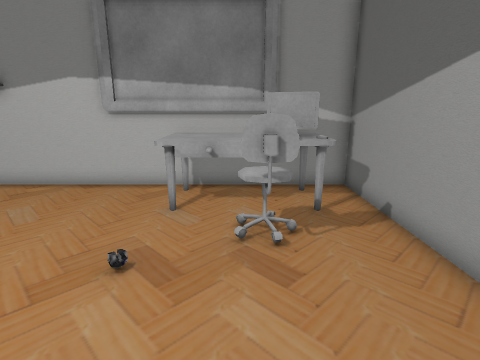
[1] (above)

16 first-person views from a walk through a scene from a Unity 3-D project. The camera is 1.5 m above the floor, tilts 14° down and sees 80° across. The floor is counted in squares, 0.5 m on a side. Each view is taken from the middle of a square. On the plan, view 1 faces up. The plan holds only what a view shows up to about 20 squares ahead; the rest is blank.

[2]
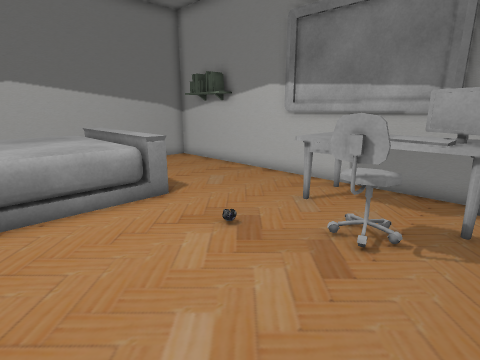

[3]
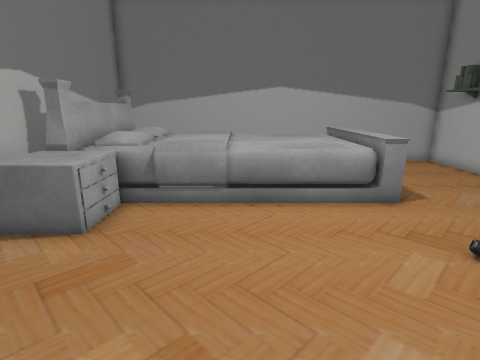

[4]
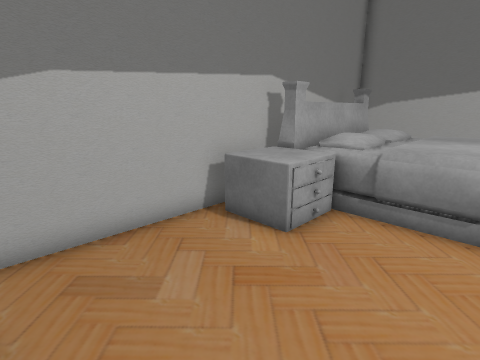

[5]
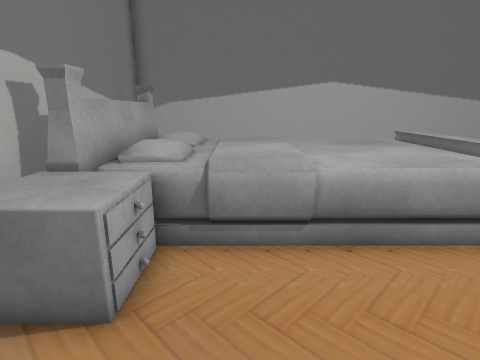

[6]
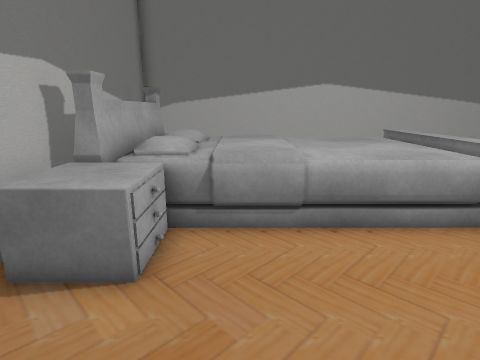

[7]
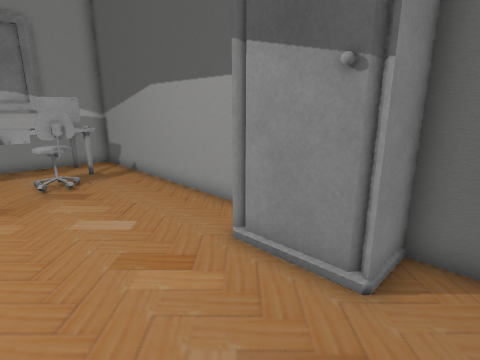

[8]
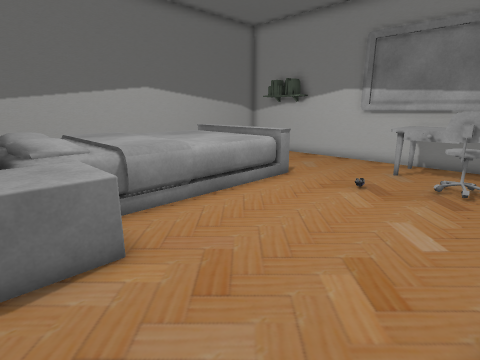

[9]
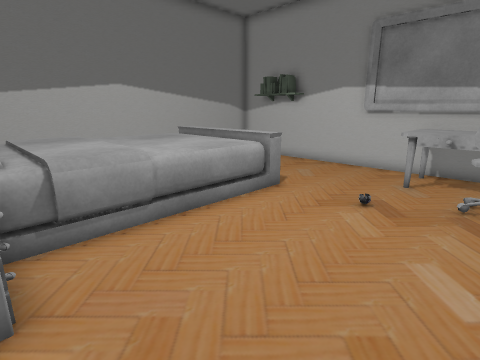

[10]
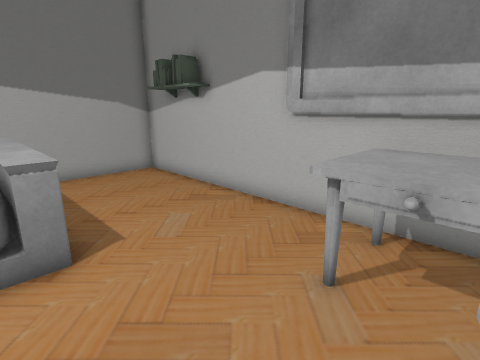

[11]
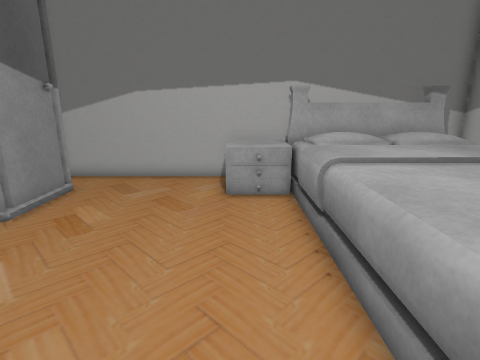

[12]
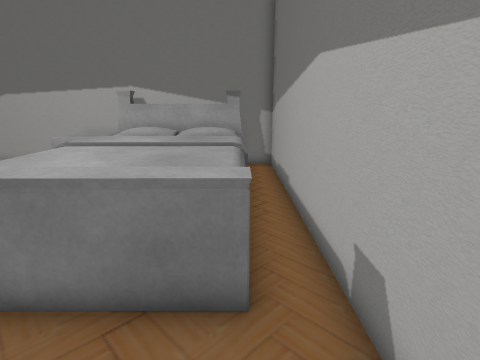

[13]
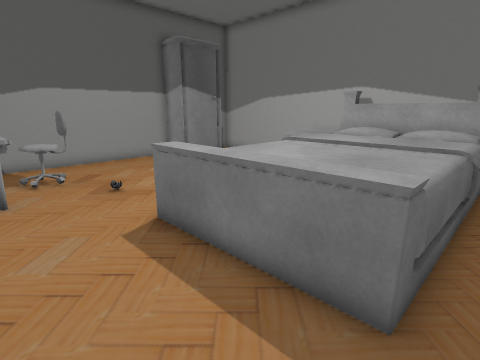

[14]
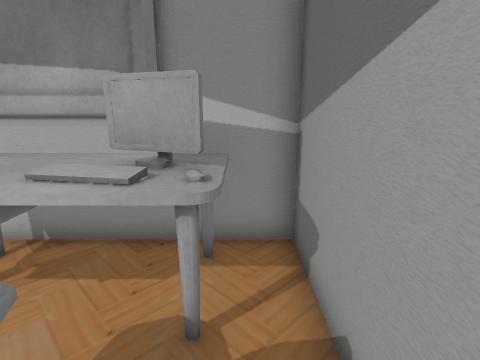

[15]
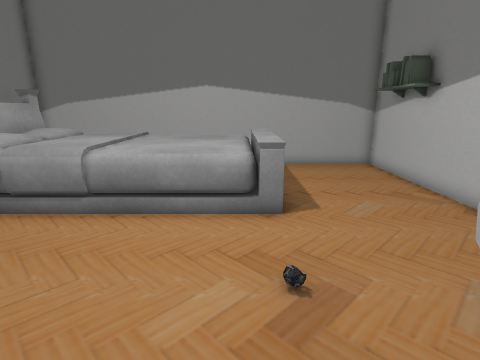

[16]
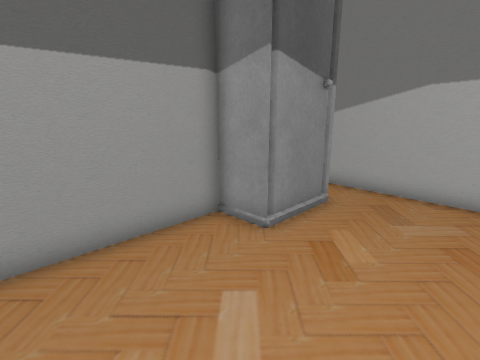

### Floor plan
Points are (right, up) in squares from view 1. A wall is a line through its corners. A room is listed if a view was taken in it or the views show most of it. See-through windows are left out.
Room 1 (views 1, 2, 3, 4, 5, 6, 7, 8, 9, 10, 11, 12, 13, 14, 15, 16)
walls: (4.3, -1.4) (4.3, 11.3) (-13.8, 11.3) (-13.8, -6.7) (3.8, -6.7); (1.1, 11) (-5, 11); (4.3, -5.9) (4.3, -4.5)
objects: other object (-12, -6) to (-6, 5); other object (-6, -6) to (-3, -4); other object (-2, 8) to (3, 10); chair (0, 6) to (1, 7); other object (2, -5) to (3, -1)

Positions as (right, up) in squares from view 1, and headings:
1: (0, 0), facing up
2: (3, 0), facing up-left
3: (3, 0), facing left
4: (2, 0), facing down-left
5: (0, -2), facing left
6: (1, -2), facing left
7: (-2, -6), facing up-right
8: (2, -6), facing up-left
9: (1, -4), facing up-left
10: (0, 4), facing up-left
11: (-4, 6), facing down
12: (-12, 9), facing down
13: (-13, 9), facing down-right
14: (3, 5), facing up
15: (2, 4), facing left
16: (-2, 4), facing down-right
